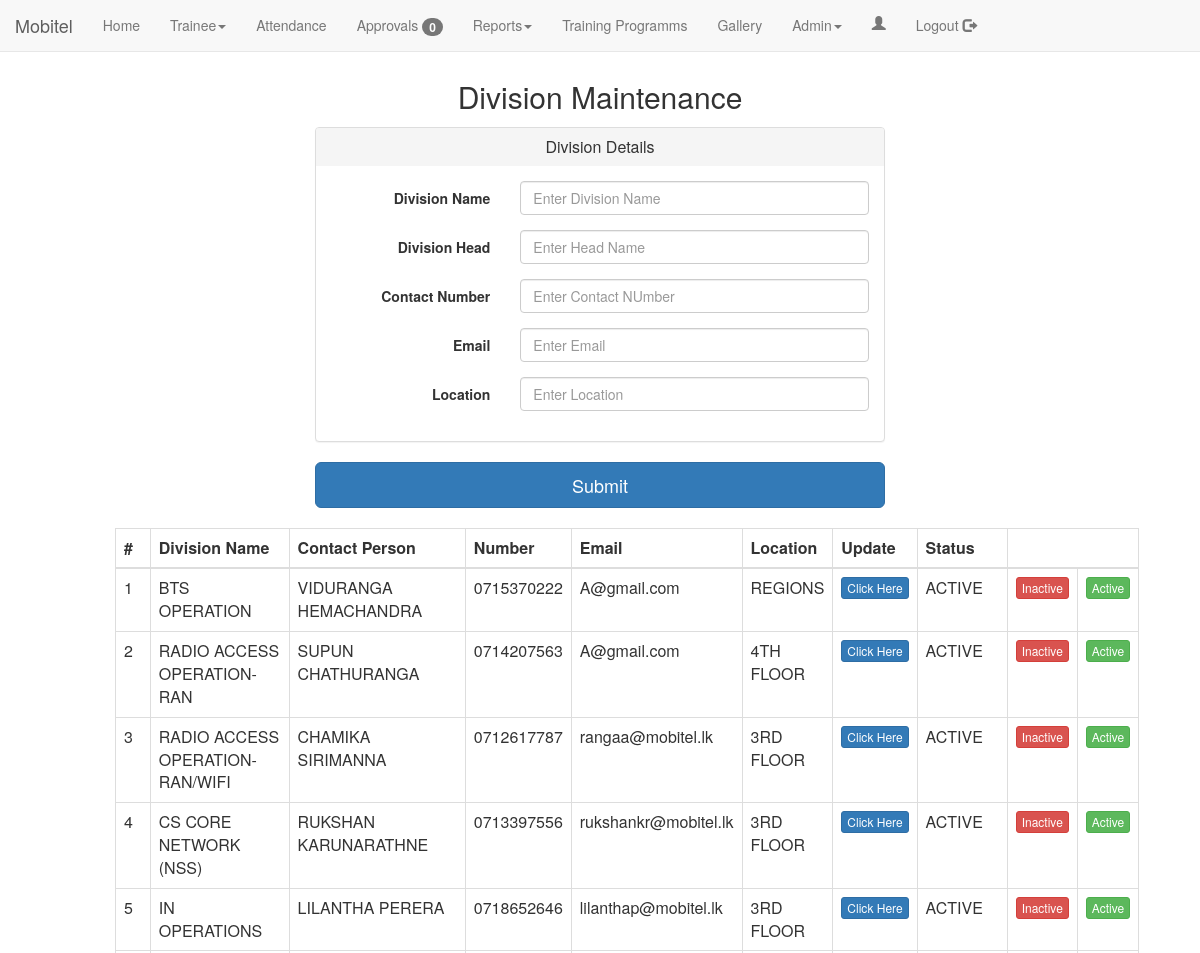
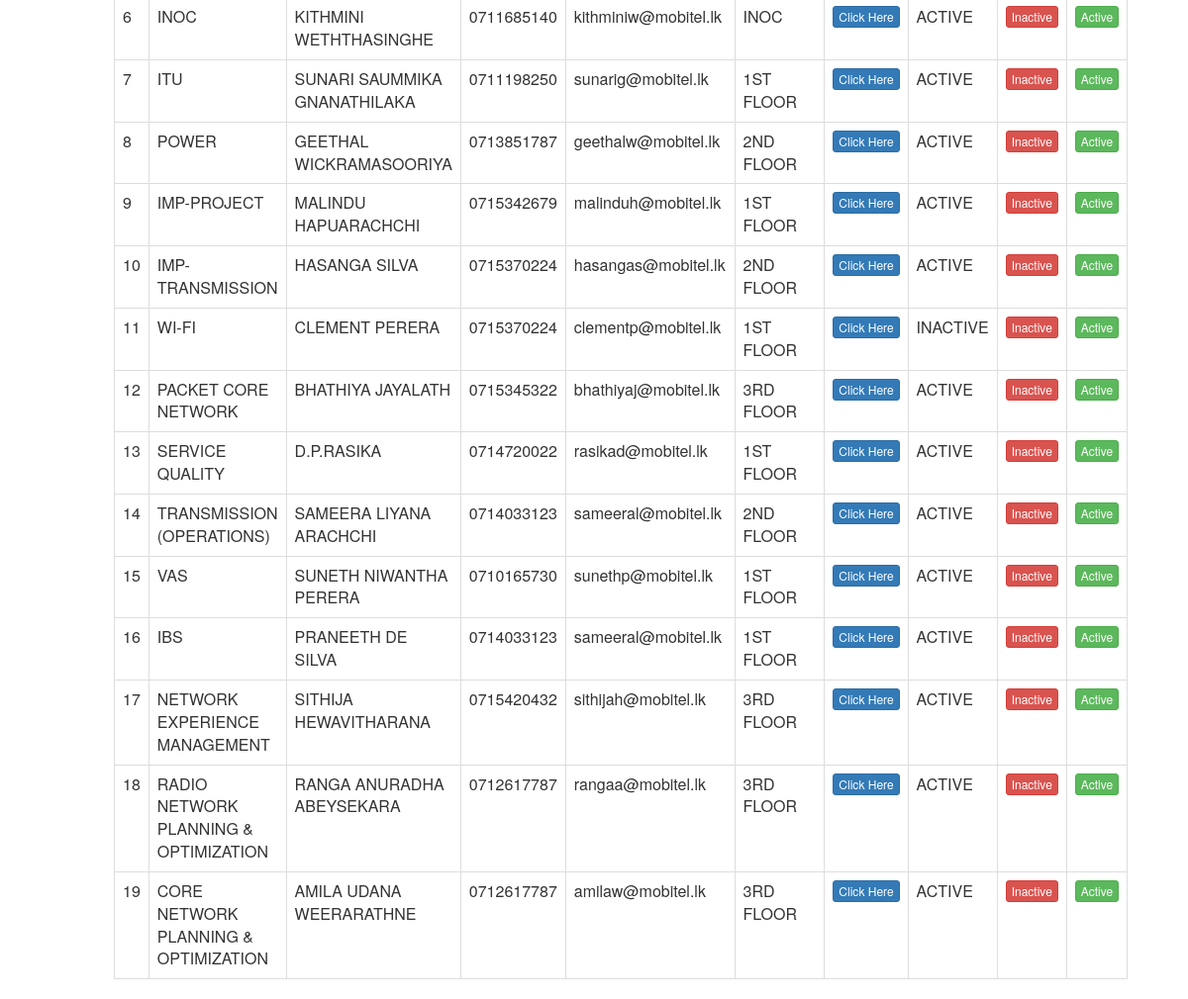
Page /divisionMaintenance.php (signed in) on the committed database (2 pictures, top to bottom).
### tables this page shows
CREATE TABLE IF NOT EXISTS `tbl_division` (
  `tblDivisionID` int(5) NOT NULL AUTO_INCREMENT,
  `Name` varchar(255) NOT NULL,
  `Division_Head` varchar(50) NOT NULL,
  `Contact_Number` varchar(10) NOT NULL,
  `Email` varchar(255) NOT NULL,
  `Location` varchar(50) NOT NULL,
  `flag` text NOT NULL,
  PRIMARY KEY (`tblDivisionID`)
);

### divisionMaintenance.php (the view, shortened to what this page needs)
<html>
<head>
    <?php include("header.php") ?>
</head>
<body data-spy="scroll" data-target=".navbar" data-offset="50">
<br><br><br>
<div>
    <center>
        <h2>Division Maintenance</h2>
    </center>
</div>
<center>
    <form class="form-horizontal" method="post" action="#">
        <div class="container col-md-6 col-md-offset-3 ">
            <div class="panel-group">
                <div class="panel panel-default">
                    <div class="panel-heading">
                        <h4 class="panel-title ">
                            Division Details
                        </h4>
                    </div>
                    <div>
                        <div class="panel-body">
                            <div class="form-group">
                                <label for="inputText2" class="col-sm-4 control-label">Division Name</label>
                                <div class="col-sm-8">
                                    <input type="text" class="form-control" name="v_Division"
                                           id="v_Division"
                                           placeholder="Enter Division Name" autofocus="autofocus"onblur="this.value=this.value.toUpperCase()"  value="<?php if(isset($_POST['btnSubmit'])){
                                        echo $_POST['v_Division'];} ?>" >
                                </div>
                            </div>
                            <div class="form-group">
                                <label for="inputText2" class="col-sm-4 control-label">Division Head </label>
                                <div class="col-sm-8">
                                    <input type="text" class="form-control" name="v_Head_Name"
                                           id="v_Head_Name"
                                           placeholder="Enter Head Name" onblur="this.value=this.value.toUpperCase()"  value="<?php if(isset($_POST['btnSubmit'])){
                                        echo $_POST['v_Head_Name'];} ?>">
                                </div>
                            </div>
                            <div class="form-group">
                                <label for="inputText2" class="col-sm-4 control-label">Contact Number</label>
                                <div class="col-sm-8">
                                    <input type="text" class="form-control" name="v_Contact" id="v_Contact"
                                           placeholder="Enter Contact NUmber" onblur="this.value=this.value.toUpperCase()"  value="<?php if(isset($_POST['btnSubmit'])){
                                        echo $_POST['v_Contact'];} ?>">
                                </div>
                            </div>
                            <div class="form-group">
                                <label for="inputText2" class="col-sm-4 control-label">Email</label>
                                <div class="col-sm-8">
                                    <input type="email" class="form-control" name="v_Email" id="v_Email"
                                           placeholder="Enter Email" value="<?php if(isset($_POST['btnSubmit'])){
                                        echo $_POST['v_Email'];} ?>">
                                </div>
                            </div>
                            <div class="form-group">
                                <label for="inputText2" class="col-sm-4 control-label">Location</label>
                                <div class="col-sm-8">
                                    <input type="text" class="form-control" name="v_Location" id="v_Location"
                                           placeholder="Enter Location" onblur="this.value=this.value.toUpperCase()"  value="<?php if(isset($_POST['btnSubmit'])){
                                        echo $_POST['v_Location'];} ?>">
                                </div>
                            </div>
                        </div>
                    </div>
                </div>
            </div>
            <input type="submit" class="btn btn-primary btn-lg btn-block" name="btnSubmit">
    </form>
</center>
<form action="RegisterAction">
    <div class="container col-md-10 col-md-offset-1">
        <br>
        <table class="table table-hover table-bordered ">
            <tr>
                <th>#</th>
                <th>Division Name</th>
                <th>Contact Person</th>
                <th>Number</th>
                <th>Email</th>
                <th>Location</th>
                <th>Update</th>
                <th>Status</th>
            </tr>
            <tbody>
            <?php
            $sql = "SELECT *  FROM tbl_division";
            $division_data = $con->query($sql);
            if ($division_data->num_rows >= 1) {
                while ($row = mysqli_fetch_assoc($division_data)) :?>
                    <tr>
                        <td><?php echo $row['tblDivisionID']; ?></td>
                        <td><?php echo $row['Name']; ?></td>
                        <td><?php echo $row['Division_Head']; ?></td>
                        <td><?php echo $row['Contact_Number']; ?></td>
                        <td><?php echo $row['Email']; ?></td>
                        <td><?php echo $row['Location']; ?></td>
                        <td>
                            <a href='divisionMaintenanceUpdate.php?id=<?php echo $row['tblDivisionID']; ?>'
                               class="btn btn-primary btn-xs">Click Here</a>
                        </td>
                        <td><?= $row['flag']; ?></td>
                        <td>
                            <a href='divisionMaintenanceUpdate.php?idStatus=<?php echo $row["tblDivisionID"] ?>'
                               class="btn btn-danger btn-xs">Inactive</a>
                        </td>
                        <td>
                            <a href='divisionMaintenanceUpdate.php?idStatus1=<?php echo $row["tblDivisionID"] ?>'
                               class="btn btn-success btn-xs">Active</a>
                        </td>
                    </tr>
                    <?php
                endwhile;
            } ?>
            </tbody>
        </table>
    </div>
</form>
</body>
</html>

### rows in the picture
tbl_division: tblDivisionID "1", Name "BTS OPERATION", Division_Head "VIDURANGA HEMACHANDRA", Contact_Number "0715370222", Email "A@gmail.com", Location "REGIONS", flag "ACTIVE"
tbl_division: tblDivisionID "2", Name "RADIO ACCESS OPERATION-RAN", Division_Head "SUPUN CHATHURANGA", Contact_Number "0714207563", Email "A@gmail.com", Location "4TH FLOOR", flag "ACTIVE"
tbl_division: tblDivisionID "3", Name "RADIO ACCESS OPERATION-RAN/WIFI", Division_Head "CHAMIKA SIRIMANNA", Contact_Number "0712617787", Email "rangaa@mobitel.lk", Location "3RD FLOOR", flag "ACTIVE"
tbl_division: tblDivisionID "4", Name "CS CORE NETWORK (NSS)", Division_Head "RUKSHAN KARUNARATHNE", Contact_Number "0713397556", Email "rukshankr@mobitel.lk", Location "3RD FLOOR", flag "ACTIVE"
tbl_division: tblDivisionID "5", Name "IN OPERATIONS", Division_Head "LILANTHA PERERA", Contact_Number "0718652646", Email "lilanthap@mobitel.lk", Location "3RD FLOOR", flag "ACTIVE"
tbl_division: tblDivisionID "6", Name "INOC", Division_Head "KITHMINI WETHTHASINGHE", Contact_Number "0711685140", Email "kithminiw@mobitel.lk", Location "INOC", flag "ACTIVE"
tbl_division: tblDivisionID "7", Name "ITU", Division_Head "SUNARI SAUMMIKA GNANATHILAKA", Contact_Number "0711198250", Email "sunarig@mobitel.lk", Location "1ST FLOOR", flag "ACTIVE"
tbl_division: tblDivisionID "8", Name "POWER", Division_Head "GEETHAL WICKRAMASOORIYA", Contact_Number "0713851787", Email "geethalw@mobitel.lk", Location "2ND FLOOR", flag "ACTIVE"
tbl_division: tblDivisionID "9", Name "IMP-PROJECT", Division_Head "MALINDU HAPUARACHCHI", Contact_Number "0715342679", Email "malinduh@mobitel.lk", Location "1ST FLOOR", flag "ACTIVE"
tbl_division: tblDivisionID "10", Name "IMP-TRANSMISSION", Division_Head "HASANGA SILVA", Contact_Number "0715370224", Email "hasangas@mobitel.lk", Location "2ND FLOOR", flag "ACTIVE"
tbl_division: tblDivisionID "11", Name "WI-FI", Division_Head "CLEMENT PERERA", Contact_Number "0715370224", Email "clementp@mobitel.lk", Location "1ST FLOOR", flag "INACTIVE"
tbl_division: tblDivisionID "12", Name "PACKET CORE NETWORK", Division_Head "BHATHIYA JAYALATH", Contact_Number "0715345322", Email "bhathiyaj@mobitel.lk", Location "3RD FLOOR", flag "ACTIVE"
tbl_division: tblDivisionID "13", Name "SERVICE QUALITY", Division_Head "D.P.RASIKA", Contact_Number "0714720022", Email "rasikad@mobitel.lk", Location "1ST FLOOR", flag "ACTIVE"
tbl_division: tblDivisionID "14", Name "TRANSMISSION (OPERATIONS)", Division_Head "SAMEERA LIYANA ARACHCHI", Contact_Number "0714033123", Email "sameeral@mobitel.lk", Location "2ND FLOOR", flag "ACTIVE"
tbl_division: tblDivisionID "15", Name "VAS", Division_Head "SUNETH NIWANTHA PERERA", Contact_Number "0710165730", Email "sunethp@mobitel.lk", Location "1ST FLOOR", flag "ACTIVE"
tbl_division: tblDivisionID "16", Name "IBS", Division_Head "PRANEETH DE SILVA", Contact_Number "0714033123", Email "sameeral@mobitel.lk", Location "1ST FLOOR", flag "ACTIVE"
tbl_division: tblDivisionID "17", Name "NETWORK EXPERIENCE MANAGEMENT", Division_Head "SITHIJA HEWAVITHARANA", Contact_Number "0715420432", Email "sithijah@mobitel.lk", Location "3RD FLOOR", flag "ACTIVE"
tbl_division: tblDivisionID "18", Name "RADIO NETWORK PLANNING & OPTIMIZATION", Division_Head "RANGA ANURADHA ABEYSEKARA", Contact_Number "0712617787", Email "rangaa@mobitel.lk", Location "3RD FLOOR", flag "ACTIVE"
tbl_division: tblDivisionID "19", Name "CORE NETWORK PLANNING & OPTIMIZATION", Division_Head "AMILA UDANA WEERARATHNE", Contact_Number "0712617787", Email "amilaw@mobitel.lk", Location "3RD FLOOR", flag "ACTIVE"

### other values in the picture
$count "0"
